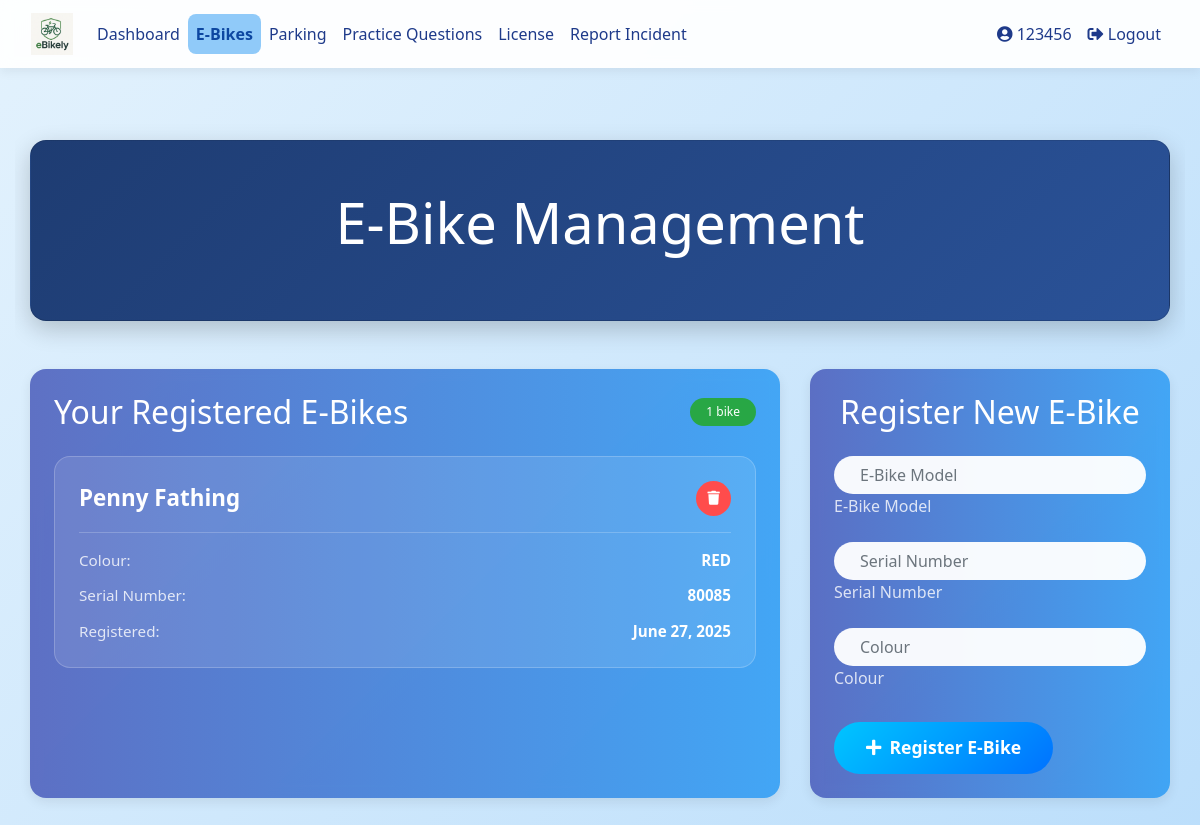
Page /ebikes (signed in) on the earlier database version.
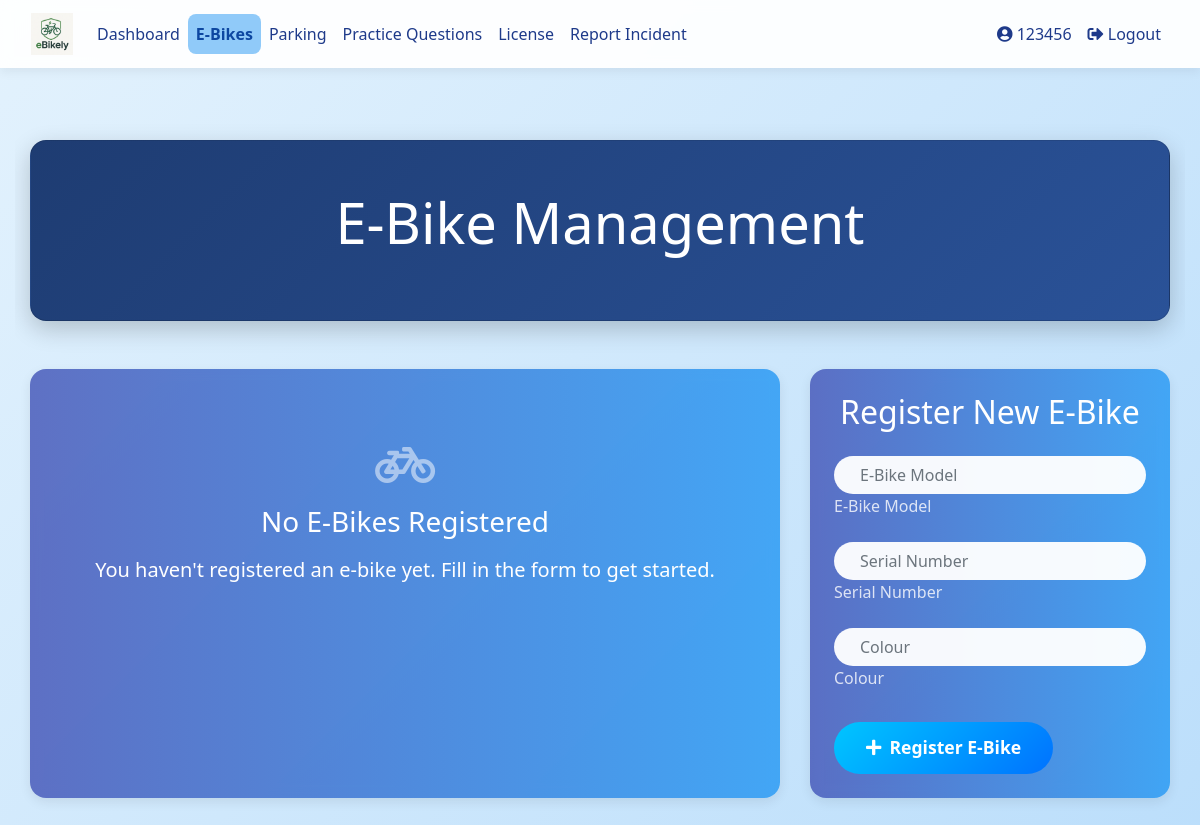
Same page on the later database version.
### database_setup.py (models this page shows)
class EBike(Base):
    __tablename__ = 'ebikes'
    id = Column(Integer, primary_key=True)
    owner_id = Column(Integer, ForeignKey('users.id'), nullable=False)
    model = Column(String(100), nullable=False)
    serial_number = Column(String(100), unique=True, nullable=False)
    colour = Column(String(50), nullable=False)  # New field for e-bike colour
    is_approved = Column(Boolean, default=False)
    registration_date = Column(DateTime, default=datetime.utcnow)
    owner = relationship('User', back_populates='ebikes')

### app.py (the view, shortened to what this page needs)
@app.route('/ebikes', methods=['GET', 'POST'])
@login_required
def ebike_management():
    session = SessionLocal()
    if current_user.role == 'teacher':
        all_ebikes = session.query(EBike).options(
            joinedload(EBike.owner)
        ).join(User).filter(User.role == 'student').all()
        session.close()
        return render_template('admin_ebike_overview.html', ebikes=all_ebikes)
    if not current_user.has_license:
        flash("You must pass the test and be approved by a teacher before registering an e-bike.", "warning")
        session.close()
        return redirect(url_for('dashboard'))
    form = forms.EbikeRegistrationForm()
    ebikes = session.query(EBike).filter_by(owner_id=current_user.id).all()
    passed_test = session.query(RealTestAttempt).filter(
        RealTestAttempt.user_id == current_user.id,
        RealTestAttempt.passed == True
    ).count() > 0
    session.close()
    return render_template('ebike_management.html', ebikes=ebikes, form=form, passed_test=passed_test)

### forms.py
class EbikeRegistrationForm(FlaskForm):
    model = StringField('E-Bike Model', validators=[DataRequired()])
    serial_number = StringField('Serial Number', validators=[DataRequired()])
    colour = StringField('E-Bike Colour', validators=[DataRequired()])
    submit = SubmitField('Register E-Bike')

### app.py (called while the page is built)
@login_manager.user_loader
def load_user(user_id):
    session = SessionLocal()
    user = session.query(User).get(int(user_id))
    session.close()
    return user

### templates/ebike_management.html (shortened to what the changed rows need)
{% extends 'base.html' %}
{% block content %}
<div class="container welcome-container">
    <div class="hero-section card text-white p-5 mb-5 fade-in">
        <div class="text-center">
            <h1 class="display-4 mb-3">E-Bike Management</h1>
        </div>
    </div>
    <div class="row slide-up-delay g-4">
        <div class="col-lg-8">
            <div class="card feature-card p-4 h-100">
                {% if ebikes %}
                    <div class="d-flex justify-content-between align-items-center mb-4">
                        <h2 class="mb-0">Your Registered E-Bikes</h2>
                        <span class="badge badge-success">{{ ebikes|length }} bike{{ 's' if ebikes|length != 1 else '' }}</span>
                    </div>
                    <div class="ebike-grid">
                        {% for ebike in ebikes %}
                            <div class="ebike-card">
                                <div class="ebike-header">
                                    <h4 class="ebike-model">{{ ebike.model }}</h4>
                                    <form method="POST" class="d-inline">
                                        <button type="submit" class="btn btn-danger btn-sm delete-btn"
                                                onclick="return confirm('Are you sure you want to delete this e-bike?')">
                                            <i class="fas fa-trash"></i>
                                        </button>
                                    </form>
                                </div>
                                <div class="ebike-details">
                                    <div class="detail-item">
                                        <span class="detail-label">Colour:</span>
                                        <span class="detail-value">{{ ebike.colour }}</span>
                                    </div>
                                    <div class="detail-item">
                                        <span class="detail-label">Serial Number:</span>
                                        <span class="detail-value">{{ ebike.serial_number }}</span>
                                    </div>
                                    <div class="detail-item">
                                        <span class="detail-label">Registered:</span>
                                        <span class="detail-value">{{ ebike.registration_date.strftime('%B %d, %Y') }}</span>
                                    </div>
                                </div>
                            </div>
                        {% endfor %}
                    </div>
                {% else %}
                    <div class="empty-state text-center py-5">
                        <div class="empty-icon mb-3">
                            <i class="fas fa-bicycle fa-3x"></i>
                        </div>
                        <h3 class="mb-3">No E-Bikes Registered</h3>
                        <p class="lead opacity-75">You haven't registered an e-bike yet. Fill in the form to get started.</p>
                    </div>
                {% endif %}
            </div>
        </div>
        <div class="col-lg-4">
            <div class="card feature-card p-4 h-100">
                <h2 class="mb-4 text-center">Register New E-Bike</h2>
            </div>
        </div>
    </div>
</div>
{% endblock %}

Differences in the rows shown:
removed EBike: model "Penny Fathing", colour "RED", serial_number "80085", registration_date "June 27, 2025"
Other differences:
{{ ebikes|length }}: "1" → (not shown)
text no longer shown: "Your Registered E-Bikes bike"
text now shown: "No E-Bikes Registered You haven't registered an e-bike yet. Fill in the form to get started."
